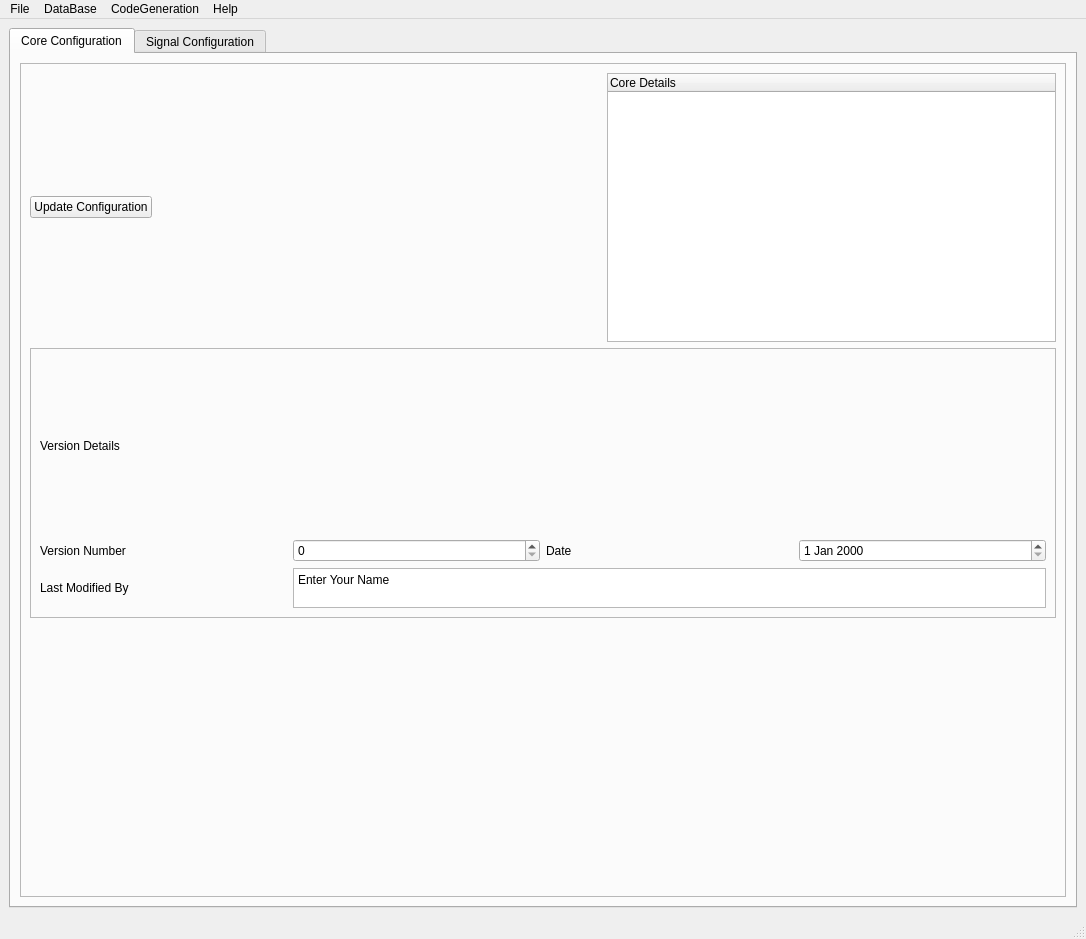
<?xml version="1.0" encoding="UTF-8"?>
<ui version="4.0">
 <class>MainWindow</class>
 <widget class="QMainWindow" name="MainWindow">
  <property name="geometry">
   <rect>
    <x>0</x>
    <y>0</y>
    <width>1086</width>
    <height>939</height>
   </rect>
  </property>
  <property name="windowTitle">
   <string>MainWindow</string>
  </property>
  <widget class="QWidget" name="centralwidget">
   <layout class="QVBoxLayout" name="verticalLayout">
    <item>
     <widget class="QTabWidget" name="tabWidget">
      <property name="currentIndex">
       <number>0</number>
      </property>
      <widget class="QWidget" name="tab_2">
       <attribute name="title">
        <string>Core Configuration</string>
       </attribute>
       <layout class="QVBoxLayout" name="verticalLayout_2">
        <item>
         <widget class="QFrame" name="frame_2">
          <property name="frameShape">
           <enum>QFrame::StyledPanel</enum>
          </property>
          <property name="frameShadow">
           <enum>QFrame::Raised</enum>
          </property>
          <layout class="QVBoxLayout" name="verticalLayout_3">
           <item>
            <layout class="QHBoxLayout" name="horizontalLayout">
             <item>
              <widget class="QPushButton" name="UpdateConfig_2">
               <property name="text">
                <string>Update Configuration</string>
               </property>
              </widget>
             </item>
             <item>
              <spacer name="horizontalSpacer">
               <property name="orientation">
                <enum>Qt::Horizontal</enum>
               </property>
               <property name="sizeHint" stdset="0">
                <size>
                 <width>40</width>
                 <height>20</height>
                </size>
               </property>
              </spacer>
             </item>
             <item>
              <widget class="QTreeWidget" name="CoreInfo_2">
               <property name="sizePolicy">
                <sizepolicy hsizetype="Expanding" vsizetype="Expanding">
                 <horstretch>0</horstretch>
                 <verstretch>0</verstretch>
                </sizepolicy>
               </property>
               <column>
                <property name="text">
                 <string>Core Details</string>
                </property>
               </column>
              </widget>
             </item>
            </layout>
           </item>
           <item>
            <widget class="QFrame" name="VersionFrame">
             <property name="frameShape">
              <enum>QFrame::StyledPanel</enum>
             </property>
             <property name="frameShadow">
              <enum>QFrame::Raised</enum>
             </property>
             <layout class="QGridLayout" name="gridLayout">
              <item row="0" column="0" colspan="4">
               <widget class="QLabel" name="label_3">
                <property name="text">
                 <string>Version Details</string>
                </property>
               </widget>
              </item>
              <item row="1" column="0">
               <widget class="QLabel" name="label_5">
                <property name="text">
                 <string>Version Number</string>
                </property>
               </widget>
              </item>
              <item row="1" column="1">
               <widget class="QSpinBox" name="VersionNumber"/>
              </item>
              <item row="1" column="2">
               <widget class="QLabel" name="label_7">
                <property name="text">
                 <string>Date</string>
                </property>
               </widget>
              </item>
              <item row="1" column="3">
               <widget class="QDateEdit" name="VersionDate"/>
              </item>
              <item row="2" column="0">
               <widget class="QLabel" name="label_6">
                <property name="text">
                 <string>Last Modified By</string>
                </property>
               </widget>
              </item>
              <item row="2" column="1" colspan="3">
               <widget class="QPlainTextEdit" name="EditorName">
                <property name="maximumSize">
                 <size>
                  <width>16777215</width>
                  <height>40</height>
                 </size>
                </property>
                <property name="plainText">
                 <string>Enter Your Name</string>
                </property>
               </widget>
              </item>
             </layout>
            </widget>
           </item>
           <item>
            <spacer name="verticalSpacer">
             <property name="orientation">
              <enum>Qt::Vertical</enum>
             </property>
             <property name="sizeHint" stdset="0">
              <size>
               <width>20</width>
               <height>40</height>
              </size>
             </property>
            </spacer>
           </item>
          </layout>
         </widget>
        </item>
       </layout>
      </widget>
      <widget class="QWidget" name="tab">
       <attribute name="title">
        <string>Signal Configuration</string>
       </attribute>
       <layout class="QVBoxLayout" name="verticalLayout_4">
        <item>
         <layout class="QHBoxLayout" name="horizontalLayout_3">
          <item>
           <widget class="QLabel" name="label">
            <property name="text">
             <string>Signal List</string>
            </property>
           </widget>
          </item>
          <item>
           <spacer name="horizontalSpacer_2">
            <property name="orientation">
             <enum>Qt::Horizontal</enum>
            </property>
            <property name="sizeHint" stdset="0">
             <size>
              <width>40</width>
              <height>20</height>
             </size>
            </property>
           </spacer>
          </item>
          <item>
           <widget class="QLabel" name="label_2">
            <property name="text">
             <string>Signal Details</string>
            </property>
           </widget>
          </item>
         </layout>
        </item>
        <item>
         <layout class="QHBoxLayout" name="horizontalLayout_2">
          <item>
           <widget class="QScrollArea" name="SignalDetails">
            <property name="sizePolicy">
             <sizepolicy hsizetype="Expanding" vsizetype="Expanding">
              <horstretch>6</horstretch>
              <verstretch>0</verstretch>
             </sizepolicy>
            </property>
            <property name="widgetResizable">
             <bool>true</bool>
            </property>
            <widget class="QWidget" name="scrollAreaWidgetContents">
             <property name="geometry">
              <rect>
               <x>0</x>
               <y>0</y>
               <width>615</width>
               <height>735</height>
              </rect>
             </property>
            </widget>
           </widget>
          </item>
          <item>
           <widget class="Line" name="line_2">
            <property name="orientation">
             <enum>Qt::Vertical</enum>
            </property>
           </widget>
          </item>
          <item>
           <widget class="QStackedWidget" name="SignalInternalInfo">
            <property name="sizePolicy">
             <sizepolicy hsizetype="Expanding" vsizetype="Expanding">
              <horstretch>4</horstretch>
              <verstretch>0</verstretch>
             </sizepolicy>
            </property>
            <widget class="QWidget" name="page"/>
            <widget class="QWidget" name="page_2"/>
           </widget>
          </item>
         </layout>
        </item>
        <item>
         <widget class="Line" name="line_3">
          <property name="orientation">
           <enum>Qt::Horizontal</enum>
          </property>
         </widget>
        </item>
        <item>
         <widget class="QFrame" name="SignalOpFrame">
          <property name="frameShape">
           <enum>QFrame::StyledPanel</enum>
          </property>
          <property name="frameShadow">
           <enum>QFrame::Raised</enum>
          </property>
          <layout class="QHBoxLayout" name="horizontalLayout_4">
           <item>
            <widget class="QLabel" name="label_4">
             <property name="text">
              <string>Signal Count -</string>
             </property>
            </widget>
           </item>
           <item>
            <widget class="QSpinBox" name="SignalCnt"/>
           </item>
           <item>
            <widget class="QPushButton" name="SaveButton_2">
             <property name="text">
              <string>Save</string>
             </property>
            </widget>
           </item>
           <item>
            <widget class="QPushButton" name="UndoButton_2">
             <property name="text">
              <string>Undo</string>
             </property>
            </widget>
           </item>
           <item>
            <widget class="QPushButton" name="RedoButton_2">
             <property name="text">
              <string>Redo</string>
             </property>
            </widget>
           </item>
           <item>
            <spacer name="horizontalSpacer_3">
             <property name="orientation">
              <enum>Qt::Horizontal</enum>
             </property>
             <property name="sizeHint" stdset="0">
              <size>
               <width>40</width>
               <height>20</height>
              </size>
             </property>
            </spacer>
           </item>
           <item>
            <widget class="QComboBox" name="SOCList">
             <item>
              <property name="text">
               <string>Select SOC</string>
              </property>
             </item>
            </widget>
           </item>
           <item>
            <widget class="QComboBox" name="BuildImageType">
             <item>
              <property name="text">
               <string>Select Build Type</string>
              </property>
             </item>
            </widget>
           </item>
          </layout>
         </widget>
        </item>
       </layout>
      </widget>
     </widget>
    </item>
   </layout>
  </widget>
  <widget class="QMenuBar" name="menubar">
   <property name="geometry">
    <rect>
     <x>0</x>
     <y>0</y>
     <width>1086</width>
     <height>22</height>
    </rect>
   </property>
   <widget class="QMenu" name="menuFile">
    <property name="title">
     <string>File</string>
    </property>
    <addaction name="actionOpen"/>
    <addaction name="actionSave"/>
    <addaction name="actionSave_As"/>
    <addaction name="actionCreate"/>
    <addaction name="actionExport_as_Excel"/>
    <addaction name="actionImport_From_Excel"/>
    <addaction name="actionClose"/>
    <addaction name="actionExit_2"/>
   </widget>
   <widget class="QMenu" name="menuDataBase">
    <property name="title">
     <string>DataBase</string>
    </property>
    <addaction name="actionAdd_Signal"/>
    <addaction name="actionDelete_Signal"/>
    <addaction name="actionUpdate_Signal"/>
    <addaction name="actionRename_Signal"/>
    <addaction name="actionCopy_Signal"/>
    <addaction name="actionPaste_Signal"/>
   </widget>
   <widget class="QMenu" name="menuCodeGeneration">
    <property name="title">
     <string>CodeGeneration</string>
    </property>
    <addaction name="actionSignalMgr"/>
    <addaction name="actionIpcManager"/>
    <addaction name="actionIpcOvEthMgr"/>
   </widget>
   <widget class="QMenu" name="menuHelp">
    <property name="title">
     <string>Help</string>
    </property>
    <addaction name="actionAbout_Tool_Usage"/>
    <addaction name="actionLicense"/>
    <addaction name="actionVersion"/>
   </widget>
   <addaction name="menuFile"/>
   <addaction name="menuDataBase"/>
   <addaction name="menuCodeGeneration"/>
   <addaction name="menuHelp"/>
  </widget>
  <widget class="QStatusBar" name="statusbar"/>
  <action name="actionOpen">
   <property name="text">
    <string>Open</string>
   </property>
  </action>
  <action name="actionSave">
   <property name="text">
    <string>Save</string>
   </property>
  </action>
  <action name="actionSave_As">
   <property name="text">
    <string>Save As</string>
   </property>
  </action>
  <action name="actionCreate">
   <property name="text">
    <string>Create</string>
   </property>
  </action>
  <action name="actionExport_as_Excel">
   <property name="text">
    <string>Export as Excel</string>
   </property>
  </action>
  <action name="actionExit">
   <property name="text">
    <string>Exit</string>
   </property>
  </action>
  <action name="actionAdd">
   <property name="text">
    <string>Add</string>
   </property>
  </action>
  <action name="actionDelete">
   <property name="text">
    <string>Delete</string>
   </property>
  </action>
  <action name="actionCopy">
   <property name="text">
    <string>Copy</string>
   </property>
  </action>
  <action name="actionPaste">
   <property name="text">
    <string>Paste</string>
   </property>
  </action>
  <action name="actionMove">
   <property name="text">
    <string>Move</string>
   </property>
  </action>
  <action name="actionRename">
   <property name="text">
    <string>Rename</string>
   </property>
  </action>
  <action name="actionAdd_Signal">
   <property name="text">
    <string>Add Signal</string>
   </property>
  </action>
  <action name="actionDelete_Signal">
   <property name="text">
    <string>Delete Signal</string>
   </property>
  </action>
  <action name="actionUpdate_Signal">
   <property name="text">
    <string>Update Signal</string>
   </property>
  </action>
  <action name="actionRename_Signal">
   <property name="text">
    <string>Rename Signal</string>
   </property>
  </action>
  <action name="actionCopy_Signal">
   <property name="text">
    <string>Copy Signal</string>
   </property>
  </action>
  <action name="actionPaste_Signal">
   <property name="text">
    <string>Paste Signal</string>
   </property>
  </action>
  <action name="actionSignalMgr">
   <property name="text">
    <string>SignalMgr</string>
   </property>
  </action>
  <action name="actionIpcManager">
   <property name="text">
    <string>IpcManager</string>
   </property>
  </action>
  <action name="actionIpcOvEthMgr">
   <property name="text">
    <string>IpcOvEthMgr</string>
   </property>
  </action>
  <action name="actionAbout_Tool_Usage">
   <property name="text">
    <string>About Tool Usage</string>
   </property>
  </action>
  <action name="actionLicense">
   <property name="text">
    <string>License</string>
   </property>
  </action>
  <action name="actionVersion">
   <property name="text">
    <string>Version</string>
   </property>
  </action>
  <action name="actionImport_From_Excel">
   <property name="text">
    <string>Import From Excel</string>
   </property>
  </action>
  <action name="actionClose">
   <property name="text">
    <string>Close</string>
   </property>
  </action>
  <action name="actionExit_2">
   <property name="text">
    <string>Exit</string>
   </property>
  </action>
 </widget>
 <resources/>
 <connections/>
</ui>
